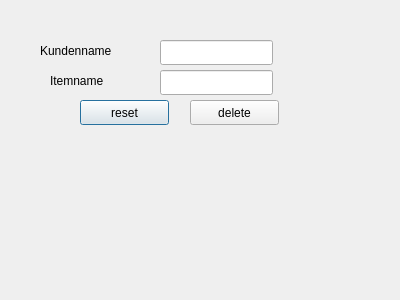
<?xml version="1.0" encoding="UTF-8"?>
<ui version="4.0">
 <class>delete_person</class>
 <widget class="QDialog" name="delete_person">
  <property name="geometry">
   <rect>
    <x>0</x>
    <y>0</y>
    <width>400</width>
    <height>300</height>
   </rect>
  </property>
  <property name="windowTitle">
   <string>Dialog</string>
  </property>
  <widget class="QPushButton" name="reset">
   <property name="geometry">
    <rect>
     <x>80</x>
     <y>100</y>
     <width>89</width>
     <height>25</height>
    </rect>
   </property>
   <property name="text">
    <string>reset</string>
   </property>
  </widget>
  <widget class="QLineEdit" name="ln_loeschen">
   <property name="geometry">
    <rect>
     <x>160</x>
     <y>40</y>
     <width>113</width>
     <height>25</height>
    </rect>
   </property>
  </widget>
  <widget class="QPushButton" name="loeschen">
   <property name="geometry">
    <rect>
     <x>190</x>
     <y>100</y>
     <width>89</width>
     <height>25</height>
    </rect>
   </property>
   <property name="text">
    <string>delete</string>
   </property>
  </widget>
  <widget class="QLabel" name="label">
   <property name="geometry">
    <rect>
     <x>40</x>
     <y>40</y>
     <width>101</width>
     <height>21</height>
    </rect>
   </property>
   <property name="text">
    <string>Kundenname</string>
   </property>
  </widget>
  <widget class="QLabel" name="label_2">
   <property name="geometry">
    <rect>
     <x>50</x>
     <y>70</y>
     <width>101</width>
     <height>21</height>
    </rect>
   </property>
   <property name="text">
    <string>Itemname</string>
   </property>
  </widget>
  <widget class="QLineEdit" name="ln_itemloeschen">
   <property name="geometry">
    <rect>
     <x>160</x>
     <y>70</y>
     <width>113</width>
     <height>25</height>
    </rect>
   </property>
  </widget>
 </widget>
 <resources/>
 <connections>
  <connection>
   <sender>reset</sender>
   <signal>clicked()</signal>
   <receiver>ln_loeschen</receiver>
   <slot>clear()</slot>
   <hints>
    <hint type="sourcelabel">
     <x>134</x>
     <y>103</y>
    </hint>
    <hint type="destinationlabel">
     <x>188</x>
     <y>58</y>
    </hint>
   </hints>
  </connection>
  <connection>
   <sender>loeschen</sender>
   <signal>clicked()</signal>
   <receiver>delete_person</receiver>
   <slot>close()</slot>
   <hints>
    <hint type="sourcelabel">
     <x>246</x>
     <y>110</y>
    </hint>
    <hint type="destinationlabel">
     <x>237</x>
     <y>164</y>
    </hint>
   </hints>
  </connection>
  <connection>
   <sender>reset</sender>
   <signal>clicked()</signal>
   <receiver>ln_itemloeschen</receiver>
   <slot>clear()</slot>
   <hints>
    <hint type="sourcelabel">
     <x>140</x>
     <y>113</y>
    </hint>
    <hint type="destinationlabel">
     <x>178</x>
     <y>74</y>
    </hint>
   </hints>
  </connection>
 </connections>
</ui>
